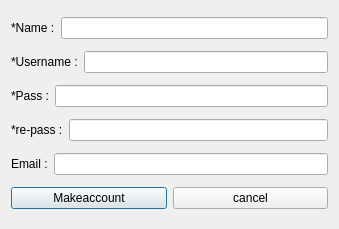
<?xml version="1.0" encoding="UTF-8"?>
<ui version="4.0">
 <class>DialogFormakeAccount</class>
 <widget class="QDialog" name="DialogFormakeAccount">
  <property name="geometry">
   <rect>
    <x>0</x>
    <y>0</y>
    <width>339</width>
    <height>229</height>
   </rect>
  </property>
  <property name="windowTitle">
   <string>Dialog</string>
  </property>
  <layout class="QVBoxLayout" name="verticalLayout">
   <item>
    <layout class="QHBoxLayout" name="horizontalName">
     <item>
      <widget class="QLabel" name="label">
       <property name="text">
        <string>*Name :</string>
       </property>
      </widget>
     </item>
     <item>
      <widget class="QLineEdit" name="LineEditName"/>
     </item>
    </layout>
   </item>
   <item>
    <layout class="QHBoxLayout" name="horizontaluser">
     <item>
      <widget class="QLabel" name="label_2">
       <property name="text">
        <string>*Username :</string>
       </property>
      </widget>
     </item>
     <item>
      <widget class="QLineEdit" name="LineEditUser"/>
     </item>
    </layout>
   </item>
   <item>
    <layout class="QHBoxLayout" name="horizontalpass">
     <item>
      <widget class="QLabel" name="label_3">
       <property name="text">
        <string>*Pass :</string>
       </property>
      </widget>
     </item>
     <item>
      <widget class="QLineEdit" name="LineEditPass"/>
     </item>
    </layout>
   </item>
   <item>
    <layout class="QHBoxLayout" name="horizontalLayoutrepass">
     <item>
      <widget class="QLabel" name="label_4">
       <property name="text">
        <string>*re-pass :</string>
       </property>
      </widget>
     </item>
     <item>
      <widget class="QLineEdit" name="LineEditPass_2"/>
     </item>
    </layout>
   </item>
   <item>
    <layout class="QHBoxLayout" name="horizontalLayoutpass">
     <item>
      <widget class="QLabel" name="label_5">
       <property name="text">
        <string>Email :</string>
       </property>
      </widget>
     </item>
     <item>
      <widget class="QLineEdit" name="LineEditEmail"/>
     </item>
    </layout>
   </item>
   <item>
    <layout class="QHBoxLayout" name="horizontalLayoutBottom">
     <item>
      <widget class="QPushButton" name="makeaccPush">
       <property name="text">
        <string>Makeaccount</string>
       </property>
      </widget>
     </item>
     <item>
      <widget class="QPushButton" name="cancel_push">
       <property name="text">
        <string>cancel</string>
       </property>
      </widget>
     </item>
    </layout>
   </item>
  </layout>
 </widget>
 <resources/>
 <connections/>
</ui>
